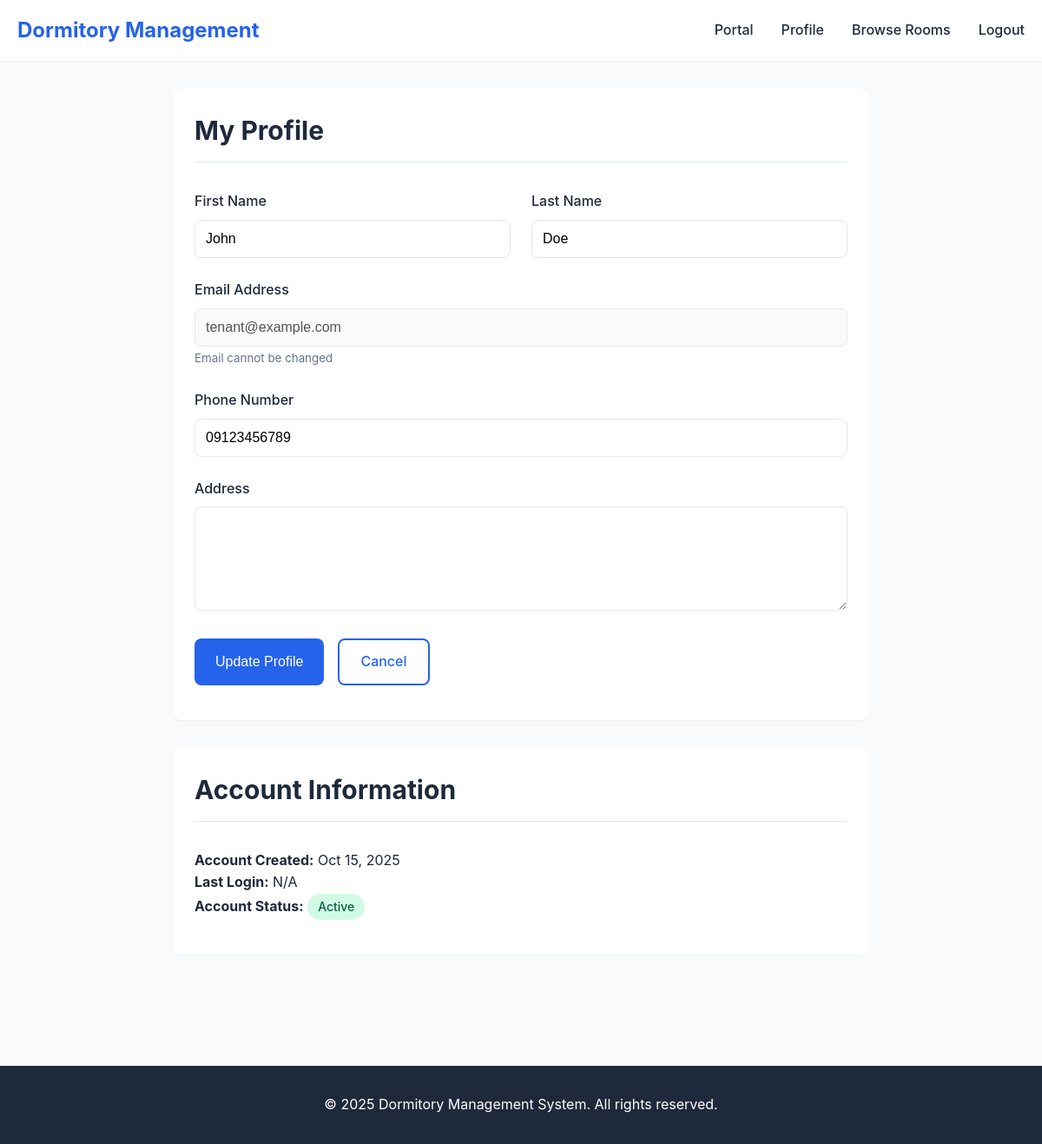
Page /tenant/profile.php (signed in) on the committed database.
### tables this page shows
CREATE TABLE `users` (
  `id` int(11) NOT NULL,
  `email` varchar(255) NOT NULL,
  `password` varchar(255) NOT NULL,
  `first_name` varchar(100) NOT NULL,
  `last_name` varchar(100) NOT NULL,
  `phone` varchar(20) DEFAULT NULL,
  `address` text DEFAULT NULL,
  `profile_picture` varchar(255) DEFAULT NULL,
  `role` enum('admin','tenant') DEFAULT 'tenant',
  `is_active` tinyint(1) DEFAULT 1,
  `email_verified` tinyint(1) DEFAULT 0,
  `remember_token` varchar(255) DEFAULT NULL,
  `two_factor_enabled` tinyint(1) DEFAULT 0,
  `created_at` timestamp NOT NULL DEFAULT current_timestamp(),
  `last_login` timestamp NULL DEFAULT NULL
);

### includes/functions.php (called while the page is built, shortened)
<?php
function format_date($date) {
    return date('M d, Y', strtotime($date));
}
?>

### tenant/profile.php (the view, shortened to what this page needs)
<?php
require_once '../config/database.php';
require_once '../includes/functions.php';
require_once '../includes/header.php';
$tenant_id = $_SESSION['user_id'];
$stmt = $conn->prepare("SELECT * FROM users WHERE id = ?");
$stmt->bind_param("i", $tenant_id);
$stmt->execute();
$result = $stmt->get_result();
$tenant = $result->fetch_assoc();
?>
<div class="container">
    <div class="card" style="max-width: 800px; margin: 0 auto;">
        <div class="card-header">
            <h2>My Profile</h2>
        </div>
        <div class="card-body">
            <form method="POST" action="" data-validate>
                <div class="grid grid-2">
                    <div class="form-group">
                        <label class="form-label" for="first_name">First Name</label>
                        <input type="text" id="first_name" name="first_name" class="form-control"
                               value="<?php echo htmlspecialchars($tenant['first_name']); ?>" required>
                    </div>
                    <div class="form-group">
                        <label class="form-label" for="last_name">Last Name</label>
                        <input type="text" id="last_name" name="last_name" class="form-control"
                               value="<?php echo htmlspecialchars($tenant['last_name']); ?>" required>
                    </div>
                </div>
                <div class="form-group">
                    <label class="form-label" for="email">Email Address</label>
                    <input type="email" id="email" name="email" class="form-control"
                           value="<?php echo htmlspecialchars($tenant['email']); ?>" disabled>
                    <small style="color: var(--text-light);">Email cannot be changed</small>
                </div>
                <div class="form-group">
                    <label class="form-label" for="phone">Phone Number</label>
                    <input type="tel" id="phone" name="phone" class="form-control"
                           value="<?php echo htmlspecialchars($tenant['phone'] ?? ''); ?>">
                </div>
                <div class="form-group">
                    <label class="form-label" for="address">Address</label>
                    <textarea id="address" name="address" class="form-control" rows="3"><?php echo htmlspecialchars($tenant['address'] ?? ''); ?></textarea>
                </div>
                <div style="display: flex; gap: 1rem;">
                    <button type="submit" class="btn btn-primary">Update Profile</button>
                    <a href="portal.php" class="btn btn-outline">Cancel</a>
                </div>
            </form>
        </div>
    </div>
    <div class="card mt-4" style="max-width: 800px; margin: 2rem auto;">
        <div class="card-header">
            <h2>Account Information</h2>
        </div>
        <div class="card-body">
            <p><strong>Account Created:</strong> <?php echo format_date($tenant['created_at']); ?></p>
            <p><strong>Last Login:</strong> <?php echo $tenant['last_login'] ? format_date($tenant['last_login']) : 'N/A'; ?></p>
            <p><strong>Account Status:</strong>
                <span class="badge badge-<?php echo $tenant['is_active'] ? 'success' : 'danger'; ?>">
                    <?php echo $tenant['is_active'] ? 'Active' : 'Inactive'; ?>
                </span>
            </p>
        </div>
    </div>
</div>
<?php require_once '../includes/footer.php'; ?>

### assets/css/style.css (style rules this page uses)
* { margin: 0; padding: 0; box-sizing: border-box; }
:root { --primary-color: #2563eb; --primary-dark: #1e40af; --secondary-color: #64748b; --success-color: #10b981; --danger-color: #ef4444; --warning-color: #f59e0b; --info-color: #3b82f6; --light-bg: #f8fafc; --white: #ffffff; --text-dark: #1e293b; --text-light: #64748b; --border-color: #e2e8f0; --shadow-sm: 0 1px 2px 0 rgba(0, 0, 0, 0.05); --shadow-md: 0 4px 6px -1px rgba(0, 0, 0, 0.1); --shadow-lg: 0 10px 15px -3px rgba(0, 0, 0, 0.1); --border-radius: 8px; --transition: all 0.3s ease; }
body { font-family: -apple-system, BlinkMacSystemFont, 'Segoe UI', Roboto, 'Helvetica Neue', Arial, sans-serif; font-size: 16px; line-height: 1.6; color: var(--text-dark); background-color: var(--light-bg); }
.container { max-width: 1200px; margin: 0 auto; padding: 0 20px; }
.btn { display: inline-block; padding: 0.75rem 1.5rem; font-size: 1rem; font-weight: 500; text-align: center; text-decoration: none; border: none; border-radius: var(--border-radius); cursor: pointer; transition: var(--transition); }
.btn-primary { background-color: var(--primary-color); color: var(--white); }
.btn-outline { background-color: transparent; border: 2px solid var(--primary-color); color: var(--primary-color); }
.form-group { margin-bottom: 1.5rem; }
.form-label { display: block; margin-bottom: 0.5rem; font-weight: 500; color: var(--text-dark); }
.form-control { width: 100%; padding: 0.75rem; font-size: 1rem; border: 1px solid var(--border-color); border-radius: var(--border-radius); transition: var(--transition); }
textarea.form-control { min-height: 120px; resize: vertical; }
.card { background-color: var(--white); border-radius: var(--border-radius); box-shadow: var(--shadow-sm); padding: 1.5rem; margin-bottom: 1.5rem; }
.card-header { font-size: 1.25rem; font-weight: 600; margin-bottom: 1rem; padding-bottom: 0.75rem; border-bottom: 1px solid var(--border-color); }
.card-body { padding: 1rem 0; }
.grid { display: grid; gap: 1.5rem; }
.grid-2 { grid-template-columns: repeat(auto-fit, minmax(300px, 1fr)); }
.badge { display: inline-block; padding: 0.25rem 0.75rem; font-size: 0.875rem; font-weight: 500; border-radius: 9999px; }
.badge-success { background-color: #d1fae5; color: #065f46; }
.mt-4 { margin-top: 2rem; }

### rows in the picture
users: first_name "John", last_name "Doe", email "tenant@example.com", phone "09123456789", created_at "Oct 15, 2025"
